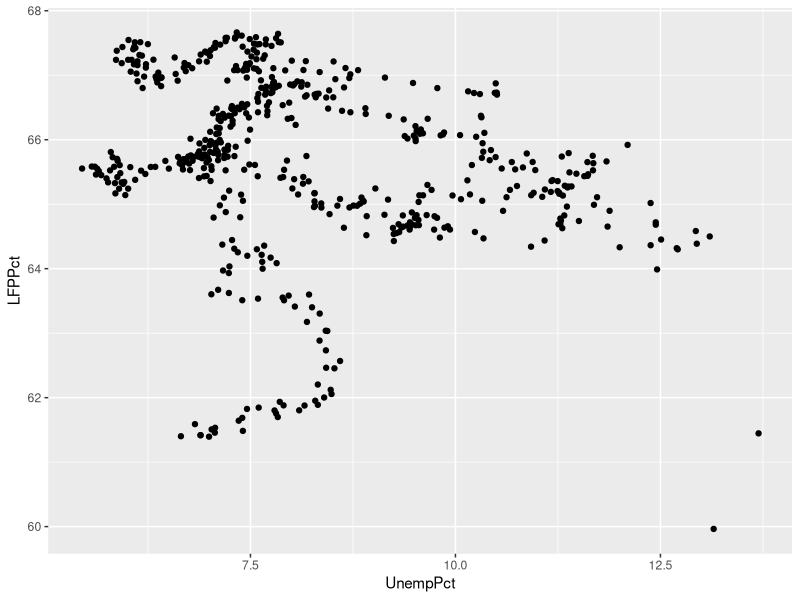
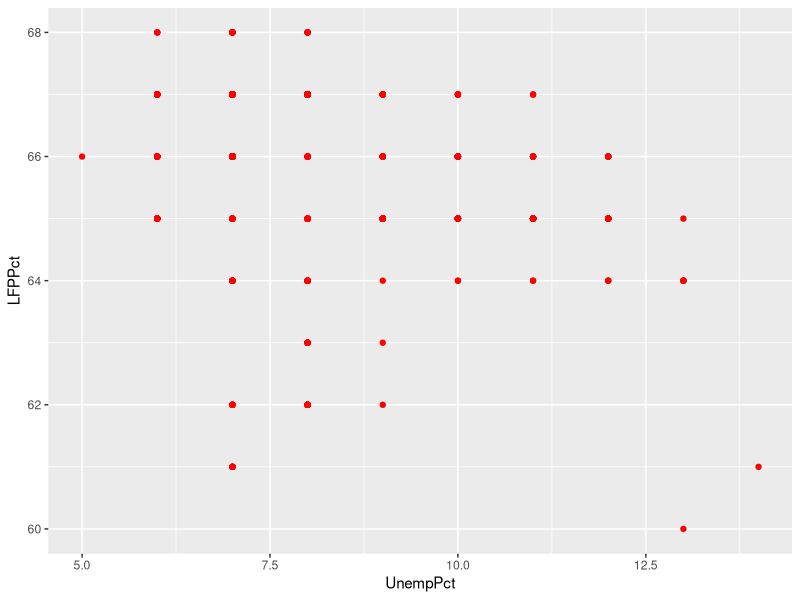
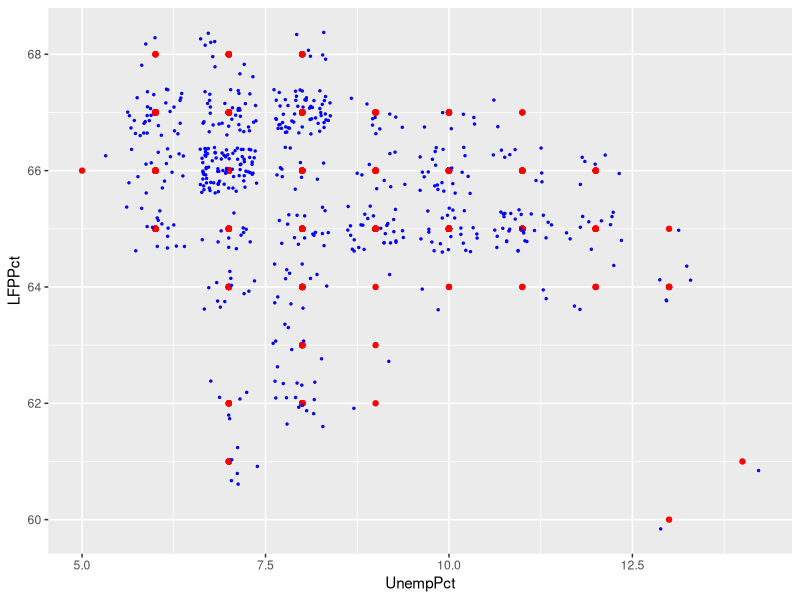
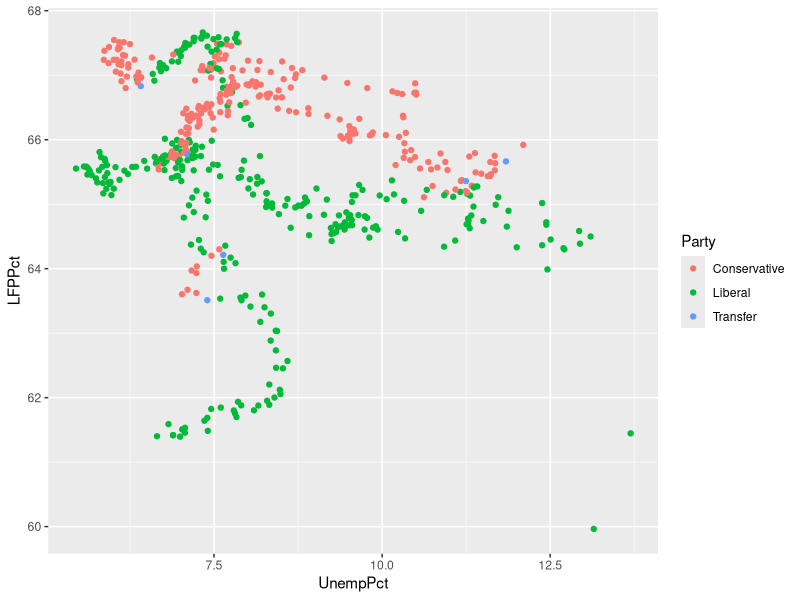
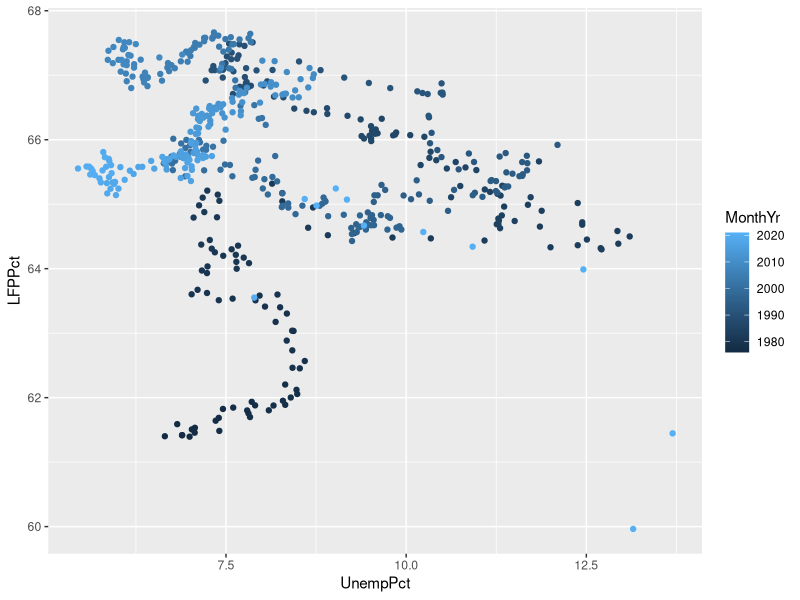
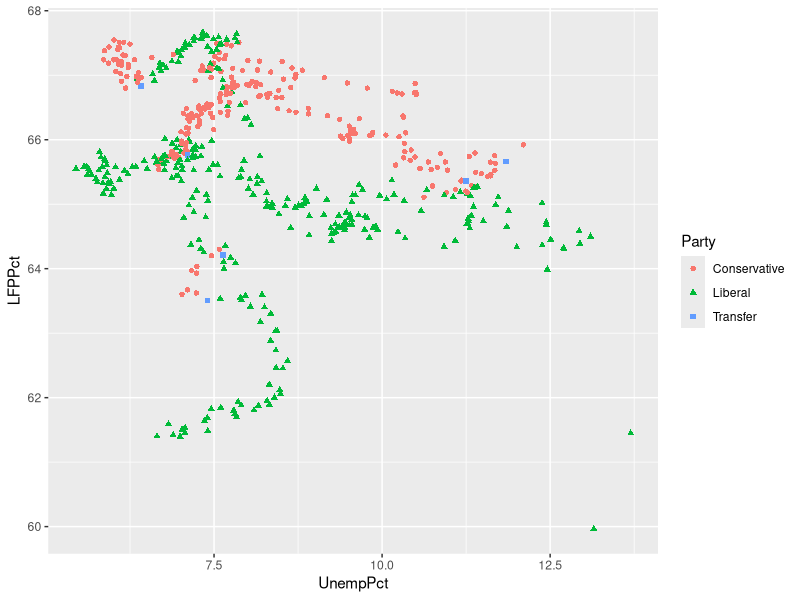
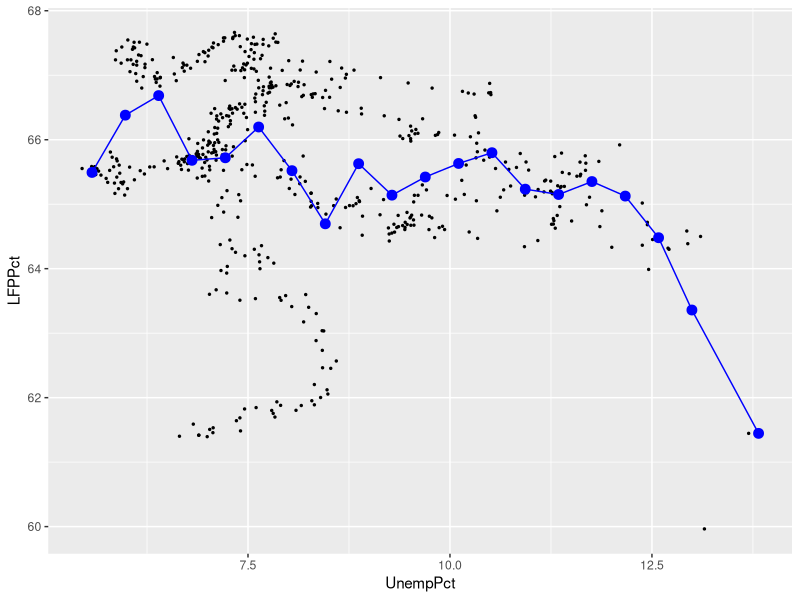
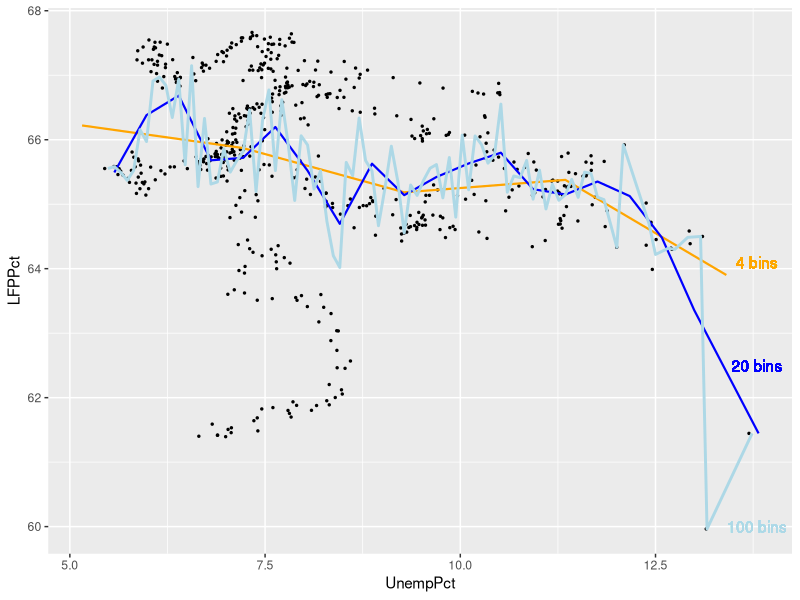

Source code (R) for these figures, in order:
## ---- chunk 1
knitr::opts_chunk$set(echo = TRUE,
                      prompt = FALSE,
                      tidy = FALSE,
                      collapse = TRUE)
library("tidyverse")
EmpData <- read_csv("sampledata/EmploymentData.csv")
# Make permanent changes to EmpData
EmpData <- EmpData %>%
  mutate(MonthYr = as.Date(MonthYr, "%m/%d/%Y")) %>% 
  mutate(UnempPct = 100*UnempRate) %>% 
  mutate(LFPPct = 100*LFPRate)
## ---- chunk 2
# For two specific columns of data
cov(EmpData$UnempPct, EmpData$LFPPct)
cor(EmpData$UnempPct, EmpData$LFPPct)
## ---- chunk 3
# Covariance matrix for the whole data set (at least the numerical parts)
EmpData %>%
  select(where(is.numeric)) %>%
  cor()
# Correlation matrix for selected variables
EmpData %>%
  select(UnempRate, LFPRate, AnnPopGrowth) %>%
  cor()
## ---- chunk 4
# EmpData has missing data in 1976 for the variable AnnPopGrowth
# Pairwise will only exclude 1976 from calculations involving AnnPopGrowth
EmpData %>%
  select(UnempRate, LFPRate, AnnPopGrowth) %>%
  cor(use = "pairwise.complete.obs")
# Casewise will exclude 1976 from all calculations
EmpData %>%
  select(UnempRate, LFPRate, AnnPopGrowth) %>%
  cor(use = "complete.obs")
## ---- chunk 5
ggplot(data = EmpData,
       aes(x = UnempPct,
           y = LFPPct)) +
  geom_point()
## ---- chunk 6
# Round UnempPct and LFPPct to nearest integer
RoundedEmpData <- EmpData %>% 
  mutate(UnempPct = round(UnempPct)) %>% 
  mutate(LFPPct = round(LFPPct))
## ---- chunk 7
# Create graph using rounded data
ggplot(data = RoundedEmpData, 
       aes(x = UnempPct,
           y = LFPPct)) + 
  geom_point(col = "red")
## ---- chunk 8
ggplot(data = RoundedEmpData,
       aes(x = UnempPct,
           y = LFPPct)) + 
  geom_point(col = "red") +
  geom_jitter(size = 0.5, 
              col = "blue")
## ---- chunk 9
# Party is discrete/categorical, so each value is represented by a distinct color
ggplot(data = EmpData,
       aes(x = UnempPct,
           y = LFPPct,
           col = Party)) + 
  geom_point()
# MonthYr is (nearly) continuous, so values are represented along a spectrum
ggplot(data = EmpData,
       aes(x = UnempPct,
           y = LFPPct,
           col = MonthYr)) + 
  geom_point()
## ---- chunk 10
ggplot(data = EmpData,
       aes(x = UnempPct,
           y = LFPPct,
           col = Party,
           shape = Party)) + 
  geom_point()
## ---- chunk 11
ggplot(data = EmpData,
       aes(x = UnempPct,
           y = LFPPct)) + 
 geom_point(size = 0.5) +
  stat_summary_bin(fun = 'mean', 
                   bins=20,
                   col = "blue", 
                   size = 3, 
                   geom = 'point') +
  stat_summary_bin(fun = 'mean', 
                   bins = 20,
                   col = "blue", 
                   size = 0.5, 
                   geom = 'line')
## ---- chunk 12
ggplot(data = EmpData,
       aes(x = UnempPct,
           y = LFPPct)) + 
  geom_point(size = 0.5) +
  stat_summary_bin(fun = 'mean', 
                   bins = 4,
                   col = "orange", 
                   size = 0.75, 
                   geom = 'line') +
  stat_summary_bin(fun = 'mean', 
                   bins = 20,
                   col = "blue", 
                   size = 0.75, 
                   geom = 'line') +
  stat_summary_bin(fun = 'mean', 
                   bins = 100,
                   col = "lightblue", 
                   size = 1.0, 
                   geom = 'line') +
  geom_text(x = 13.8,
            y = 64.1,
            label = "4 bins",
            col = "orange") +
  geom_text(x = 13.8,
            y = 62.5,
            label = "20 bins",
            col = "blue") +
  geom_text(x = 13.8,
            y = 60,
            label = "100 bins",
            col = "lightblue")
## ---- chunk 13
ggplot(data = EmpData,
       aes(x = UnempRate,
           y = LFPRate)) + 
  geom_point(size = 0.5) +
  geom_smooth()
## ---- chunk 14
ggplot(data = EmpData,
       aes(x = UnempPct,
           y = LFPPct)) + 
  geom_point(size = 0.5) +
  geom_smooth(method = "lm") 
## ---- chunk 15
ggplot(data = EmpData,
       aes(x = UnempPct,
           y = LFPPct)) + 
  geom_point(size = 0.5) +
  geom_smooth(col = "red") + 
  geom_smooth(method = "lm",
              col = "blue") 
